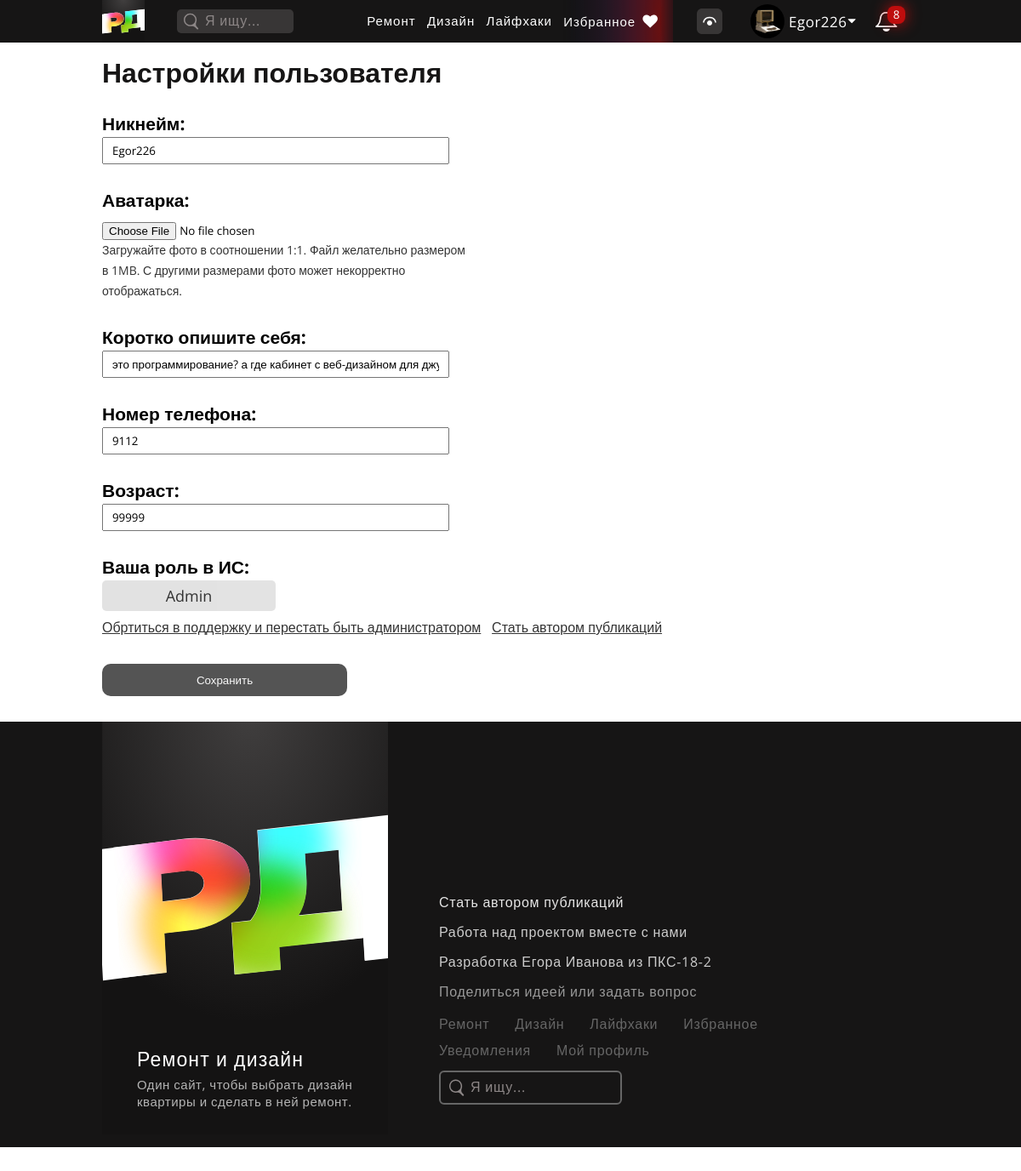
Page /account/settings/7/ (signed in) on the earlier database version.
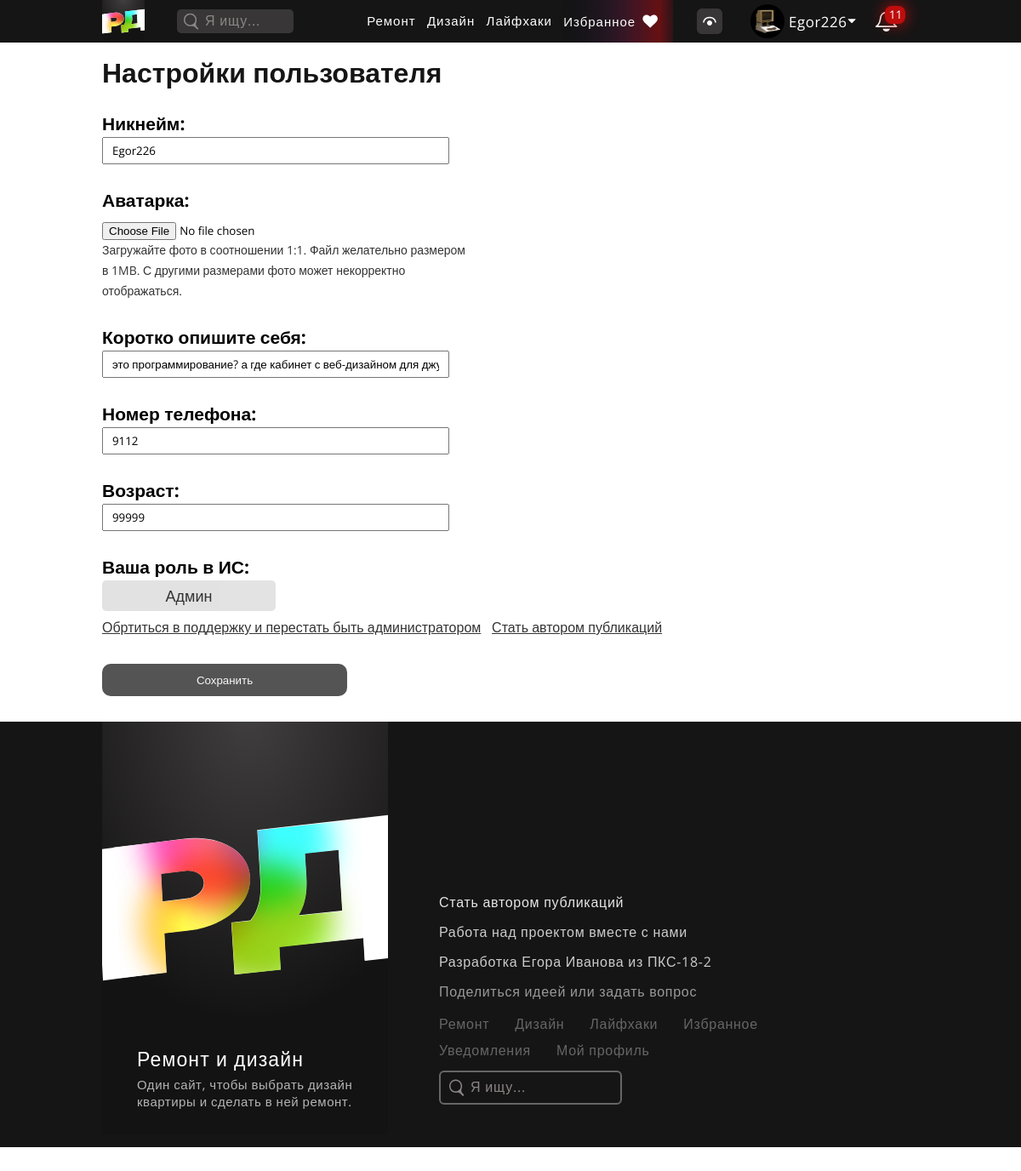
Same page on the later database version.
### authapp/models.py (models this page shows, shortened)
class User(AbstractUser):
    photo = models.ImageField(upload_to='users_avatars', blank=True, null=True, default='users_avatars/no_avatar.png', verbose_name='Аватарка')
    role = models.ForeignKey('UserRoles', on_delete=models.SET_DEFAULT, default=1, verbose_name='Роль в ИС', blank=False)
    bio = models.CharField(max_length=100, blank=True, null=True, verbose_name='Самоописание/статус')
    age = models.PositiveIntegerField(verbose_name='Возраст', null=True, blank=True, validators=[MinValueValidator(1), MaxValueValidator(140)])
    phone_number = models.PositiveIntegerField(null=True, blank=False, unique=True, verbose_name="Номер телефона", validators=[MinValueValidator(1), MaxValueValidator(99999999999)])
    last_entry = models.DateTimeField(auto_now=True, verbose_name='Дата и время последней авторизации')
    reported_count = models.IntegerField(default=0, verbose_name='Сколько раз на пользователя было жалоб')
    seen_count = models.IntegerField(default=0, verbose_name='Сколько раз пользователя просматривали')
    class Meta:
        verbose_name = 'Пользователь'
        verbose_name_plural = 'Пользователи'
    @property
    def noties_new(self):
        noties_new = Notifications.objects.filter(user_receiver=self.pk, is_new=True).order_by('-when')
        return noties_new
    @property
    def noties_old(self):
        noties_old = Notifications.objects.filter(user_receiver=self.pk, is_new=False).order_by('-when')[:20]
        return noties_old
    @property
    def noties_count(self):
        user = User.objects.get(id=self.pk)
        noties_count = user.noties_new.count() + user.noties_old.count()
        return noties_count
    @property
    def new_noties_count(self):
        user = User.objects.get(id=self.pk)
        new_noties_count = user.noties_new.count()
        return new_noties_count

class UserRoles(models.Model):
    id = models.PositiveIntegerField(primary_key=True, verbose_name='id роли')
    name = models.CharField(max_length=255, verbose_name='Значение роли')
    class Meta:
        verbose_name = 'Роль пользователя'
        verbose_name_plural = 'Роли пользователей'

### authapp/views.py (the view, shortened to what this page needs)
# urls.py: path('settings/<pk>/', authapp.UpdateAccount, name='settings'),
def UpdateAccount(request, pk):
    if request.user.is_authenticated:
        if request.user.role.id == 4 or request.user.id == int(pk):
            edited_user = User.objects.get(id=pk)
            form_user = UserForm({'username': edited_user.username, 'photo': edited_user.photo.url, 'role': edited_user.role, 'bio': edited_user.bio, 'age': edited_user.age, 'phone_number': edited_user.phone_number, })
            if edited_user.role.id == 2:
                edited_user_expert_info = ExpertInfo.objects.filter(expert_id=pk)
                if edited_user_expert_info:
                    edited_user_expert_info = ExpertInfo.objects.get(expert_id=pk)
                else:
                    edited_user_expert_info = ExpertInfo.objects.create(expert_id=edited_user)
                    edited_user_expert_info.save()
                form_user_expert = UserExpertForm({'knowledge': edited_user_expert_info.knowledge, 'offer': edited_user_expert_info.offer, 'site': edited_user_expert_info.site, 'address': edited_user_expert_info.address, 'telegram': edited_user_expert_info.telegram, 'whatsapp': edited_user_expert_info.whatsapp, 'viber': edited_user_expert_info.viber, 'vk': edited_user_expert_info.vk, 'inst': edited_user_expert_info.inst, 'ok': edited_user_expert_info.ok, 'fb': edited_user_expert_info.fb, 'other': edited_user_expert_info.other, })
            else:
                form_user_expert = UserExpertForm()
            edited_user_subs = UserSubscribes.objects.filter(subscriber_id=pk)
            if request.user.id == int(pk):
                title = 'Настройки пользователя'
            else:
                title = 'Настройки пользователя ' + edited_user.username
            context = {
                'title': title, 'form_user': form_user,
                'form_user_expert': form_user_expert,
                'edited_user': edited_user,
                'edited_user_subs': edited_user_subs,
            }
            return render(request, 'authapp/update_account.html', context)
        else:
            return redirect('main')
    else:
        return redirect('main')

### authapp/forms.py
class UserForm(forms.Form):
    role = forms.ModelChoiceField(queryset=UserRoles.objects.filter(), initial=1, label="Роль пользователя:", empty_label="Ещё не выбрано")
    username = forms.CharField(max_length=135, label="Никнейм:", widget=forms.TextInput(attrs={'placeholder': 'Ваш никнейм'}))
    photo = forms.ImageField(widget=forms.ClearableFileInput(attrs={'title':"Загрузите свою аватарку"}), label="Аватар пользователя:", required=False)
    bio = forms.CharField(max_length=135, label="Короткое самоописание или ваш актуальный статус:", widget=forms.TextInput(attrs={'placeholder': 'Короткое самоописание или статус'}), required=False)
    age = forms.IntegerField(label="Ваш возраст:", widget=forms.TextInput(attrs={'placeholder':"Ваш возраст"}))
    phone_number = forms.IntegerField(label="Ваш номер телефона:", widget=forms.TextInput(attrs={'placeholder':"Номер телефона"}))

### authapp/templates/authapp/update_account.html (shortened to what this page needs)
{% extends 'mainapp/base.html' %}
{% block css %}
  <link rel="stylesheet" href="/static/lib\css\style_header.css">
  <link rel="stylesheet" href="/static/lib\css\style_footer.css">
  <link rel="stylesheet" href="/static/lib\css\style_watch_designs.css">
  <link rel="stylesheet" href="/static/lib\css\style_pub_create_new.css">
  <link rel="stylesheet" href="/static/lib\css\style_filter.css">
{% endblock %}
{% block content %}
  {% if edited_user.id != user.id and user.role.id != 4 %}
    <div class="page_title">
        <p class="title_p">Вам сюда нельзя! Попытались они чужой аккаунт отредактировать, ага)</p>
    </div>
  {% else %}
    <div class="page_title">
        <p class="title_p">{{ title }}</p>
    </div>
    <div class="pubs_container">
      <form class="" action="" method="post" enctype="multipart/form-data">
        <div class="pub_title pub_inp_one">
          <h4>Никнейм:</h4>
          {{ form_user.username }}
        </div>
        <div class="pub_preview pub_inp_one">
          <h4>Аватарка:</h4>
          {{ form_user.photo }}
          <p>Загружайте фото в соотношении 1:1. Файл желательно размером в 1MB. С другими размерами фото может некорректно отображаться.</p>
        </div>
        <div class="pub_title pub_inp_one">
          <h4>Коротко опишите себя:</h4>
          {{ form_user.bio }}
        </div>
        <div class="pub_title pub_inp_one">
          <h4>Номер телефона:</h4>
          {{ form_user.phone_number }}
        </div>
        <div class="pub_title pub_inp_one">
          <h4>Возраст:</h4>
          {{ form_user.age }}
        </div>
        <div class="pub_title pub_inp_one">
          {% if edited_user.id == user.id %}
            <h4>Ваша роль в ИС:</h4>
            <p style="color: #000; font-size: 18px; padding: 6px; background: #dcdcdc; border-radius: 5px; width: 20%; text-align: center;">{{ edited_user.role.name }}</p>
            {% if edited_user.role.id == 3 %}
              <a href="">Обртиться в поддержку и перестать быть администратором</a>
              <a href="{% url 'auth:become_an_author' %}">Стать автором публикаций</a>
            {% endif %}
          {% else %}
            <h4>Роль пользователя {{ edited_user.username }} в ИС:</h4>
            {{ form_user.role }}
            {{ form_user.role.errors }}
          {% endif %}
        </div>
        <input type="submit" name="create!" value="Сохранить">
      </form>
    </div>
  {% endif %}
{% endblock %}

### mainapp/templates/mainapp/base.html (shortened to what the changed rows need)
<!DOCTYPE html>
<html lang="ru">
<head>
    {% block css %}
    {% endblock %}
</head>
{% block bodystyle %}
<body>
{% endblock %}
  {% block header %}
    <div class="header_bg">
      <div class="header">
          {% if user.is_authenticated %}
            <div class="user_logged_in">
              <div class="header_content">
                  <a href="{% url 'pub:repairs' %}" class="not_heart">Ремонт</a>
                  <a href="{% url 'pub:designs' %}" class="not_heart">Дизайн</a>
                  <a href="{% url 'pub:lifehacks' %}" class="not_heart">Лайфхаки</a>
                  <a href="{% url 'pub:saved' %}" class="saved_heart"><p>Избранное</p><img src="/static/sources/SVG/heart.svg" alt=""></a>
              </div>
              <div class="role_buttoms">
                  {% if user.role.id == 3 or user.role.id == 4 %}
                    <a href="{% url 'admin_mine:main' %}" class="super_admin_panel" title="Нажмите, чтобы открыть администрирование"></a>
                  {% endif %}
              </div>
              <div class="avatar_and_notifications">
                  <div class="avatar_container">
                      <button class="avatar_btn">
                          <div class="avatar_options_mini">
                              <div class="account_img"><img src="{{ user.photo.url }}" style="width:40px; height:40px;"></div>
                              <p class="avatar_options_mini_p">{{ user.username }}</p>
                              <img class="avatar_triangle" src="/static/sources/SVG/avatar-triangle.svg" alt="">
                          </div>
                      </button>
                  </div>
                  <div class="notifications_container" onclick="open_noti({{ user.id }})">
                      <button class="notifications_btn">
                          <div class="notifications_mini">
                              <div class="noti_logo"></div>
                              {% if user.new_noties_count %}
                                {% if user.new_noties_count <= 99 %}
                                  <p class="notifications_mini_p">{{ user.new_noties_count }}</p>
                                {% else %}
                                  <p class="notifications_mini_p">99+</p>
                                {% endif %}
                              {% else %}
                                <p style="display: none;" class="notifications_mini_p">99+</p>
                              {% endif %}
                          </div>
                      </button>
                  </div>
              </div>
            </div>
          {% else %}
            <div class="user_didnt_log_in">
              <a href="{% url 'auth:login' %}" class="btn_udli">Войти</a>
              <a href="{% url 'auth:register' %}" class="btn_udli">Зарегистрироваться</a>
            </div>
          {% endif %}
      </div>
    </div>
  {% endblock %}
  {% block content %}
  {% endblock %}
</body>
</html>

Differences in the rows shown:
changed through a linked row, User "Egor226": new_noties_count "8" → "11"; role.name "Admin" → "Админ"
